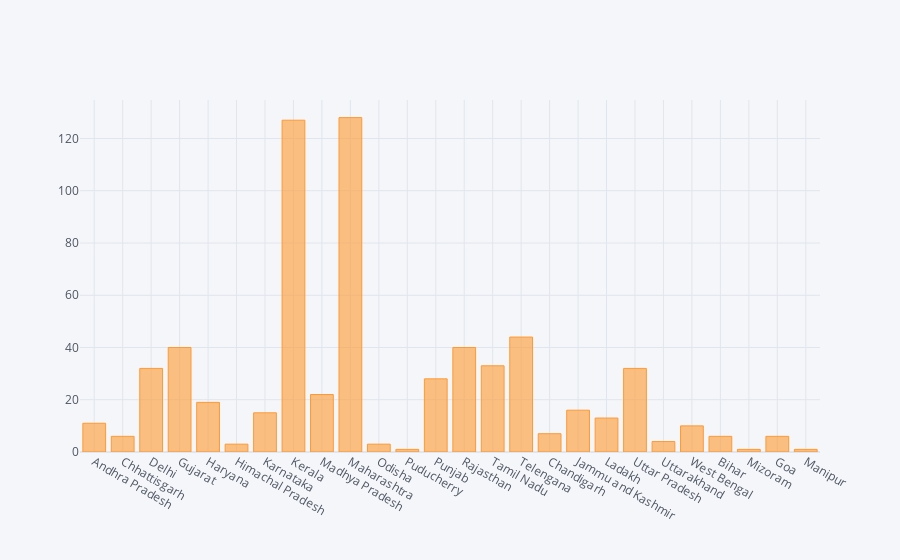

The notebook cell saved with this chart:
### Code cell
# plotly
df.iplot(x='Name of State / UT',y='Total active cases',kind='bar')

### Figure 1 — Plotly figure (JSON) as saved in the notebook; plotly's stock layout.template omitted (floating-point values rounded to 4 significant figures)
{"data": [{"marker": {"color": "rgba(255, 153, 51, 0.6)", "line": {"color": "rgba(255, 153, 51, 1.0)", "width": 1}}, "name": "Total active cases", "orientation": "v", "text": "", "type": "bar", "x": ["Andhra Pradesh", "Chhattisgarh", "Delhi", "Gujarat", "Haryana", "Himachal Pradesh", "Karnataka", "Kerala", "Madhya Pradesh", "Maharashtra", "Odisha", "Puducherry", "Punjab", "Rajasthan", "Tamil Nadu", "Telengana", "Chandigarh", "Jammu and Kashmir", "Ladakh", "Uttar Pradesh", "Uttarakhand", "West Bengal", "Bihar", "Mizoram", "Goa", "Manipur"], "y": [11, 6, 32, 40, 19, 3, 15, 127, 22, 128, 3, 1, 28, 40, 33, 44, 7, 16, 13, 32, 4, 10, 6, 1, 6, 1]}], "layout": {"legend": {"bgcolor": "#F5F6F9", "font": {"color": "#4D5663"}}, "paper_bgcolor": "#F5F6F9", "plot_bgcolor": "#F5F6F9", "title": {"font": {"color": "#4D5663"}}, "xaxis": {"gridcolor": "#E1E5ED", "showgrid": true, "tickfont": {"color": "#4D5663"}, "title": {"font": {"color": "#4D5663"}, "text": ""}, "zerolinecolor": "#E1E5ED"}, "yaxis": {"gridcolor": "#E1E5ED", "showgrid": true, "tickfont": {"color": "#4D5663"}, "title": {"font": {"color": "#4D5663"}, "text": ""}, "zerolinecolor": "#E1E5ED"}}}
